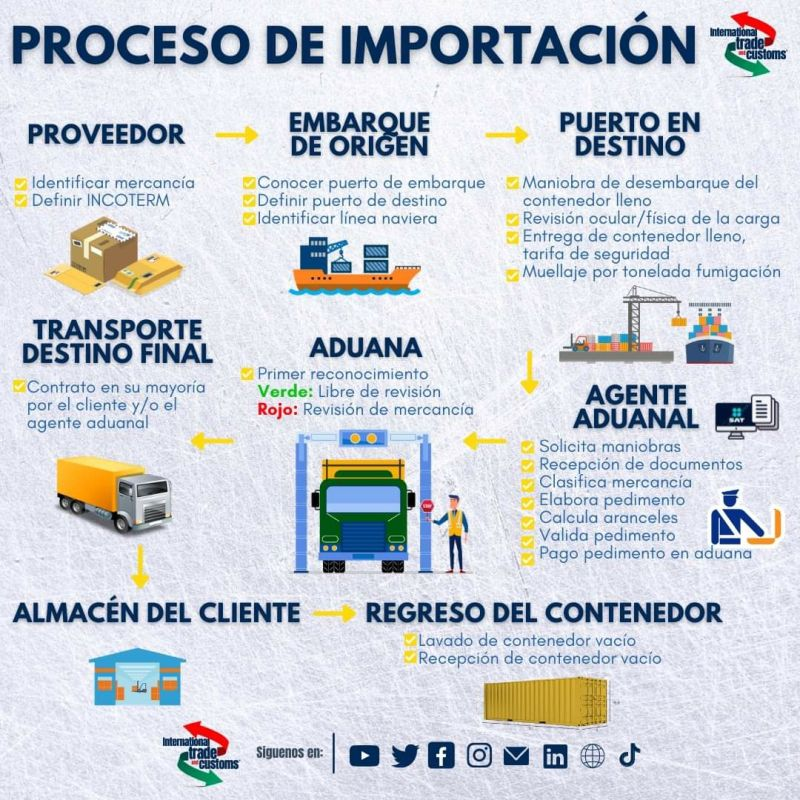
#> input picture py_Reconocimiento_01/001-ProcesoImportacion.jpg, 800 x 800 px
$ python 001-Recon_imagen.py
#> lines starting #> are read from the running program, lines starting #| are printed output that depends on the picture
import cv2

image= cv2.imread("001-ProcesoImportacion.jpg", 0)  #el cero 0 es para cambiar de color a gris la imagen
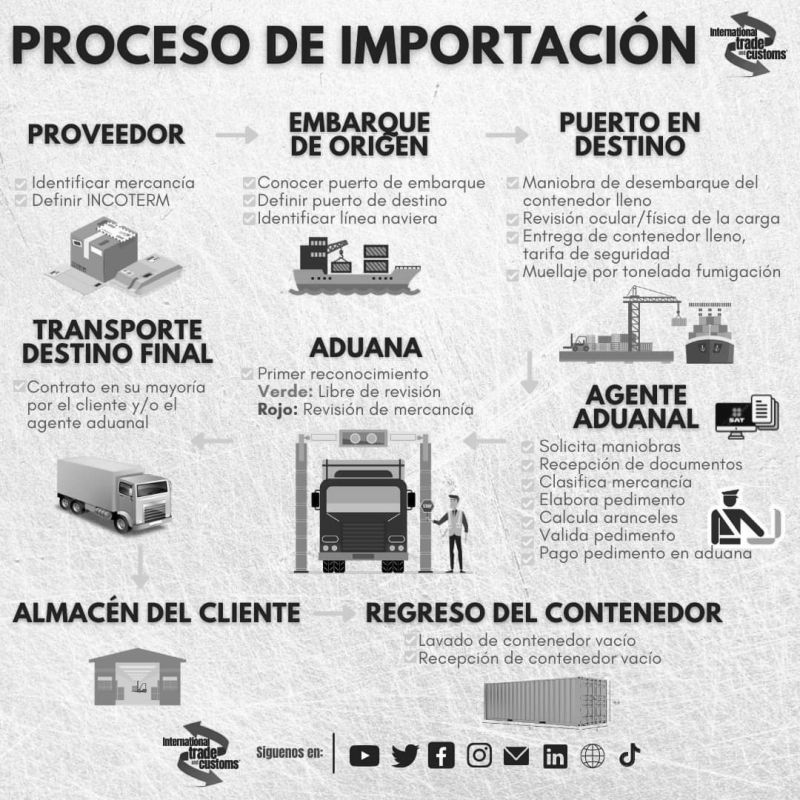
#> image: shape (800, 800); min 0, max 255, mean 208.3
cv2.imshow("Image" , image)
cv2.imwrite("001-ColorGrisImagen.jpg", image)       #guardar imagen de color gris
cv2.waitKey(0)
cv2.destroyAllWindows()
